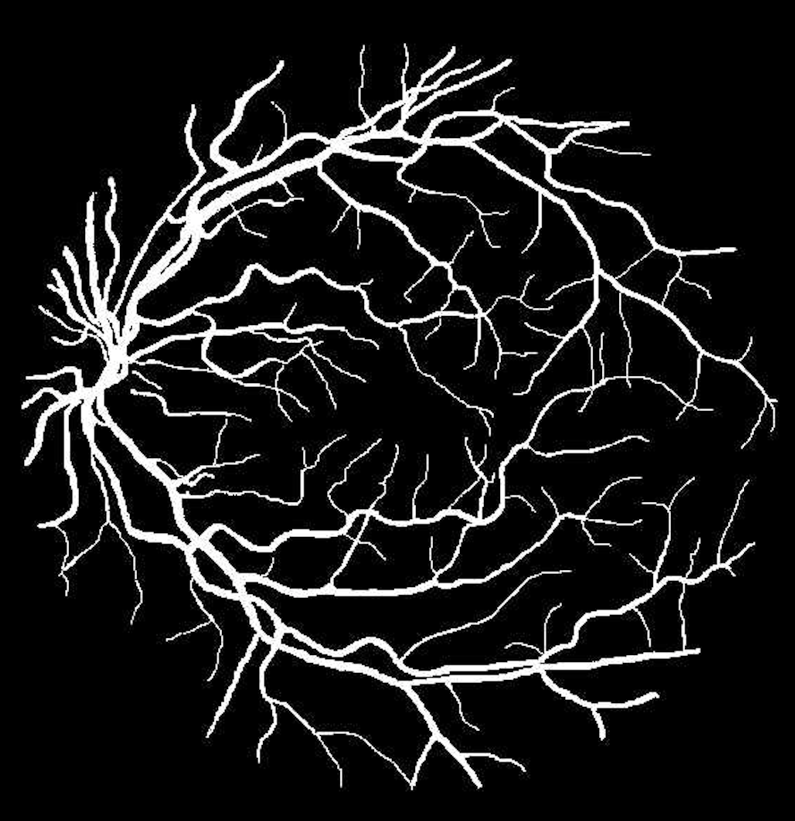
#> input picture vessel.png, 1590 x 1642 px (shown at 1/2 size)
$ python version2.py
#> lines starting #> are read from the running program, lines starting #| are printed output that depends on the picture; after the words box and inside, x2 and y2 are one past the last pixel; in counts of white or black regions, pixels touching at a corner belong together
"""
Uses recursive function to expand the maximum distance in a direction
Optimized codes
Uses image as visited sets

"""

import cv2
import copy
import numpy as np

vessel = cv2.imread("vessel.png")
#> vessel is the input picture: shape (1642, 1590, 3); mean B, G, R 26.7, 26.7, 26.7
paint = vessel.copy()

print(paint.shape)
#| (1642, 1590, 3)

map = vessel[:,:,0]
visited = np.zeros_like(map)
ret,map=cv2.threshold(map,100,255,cv2.THRESH_BINARY)
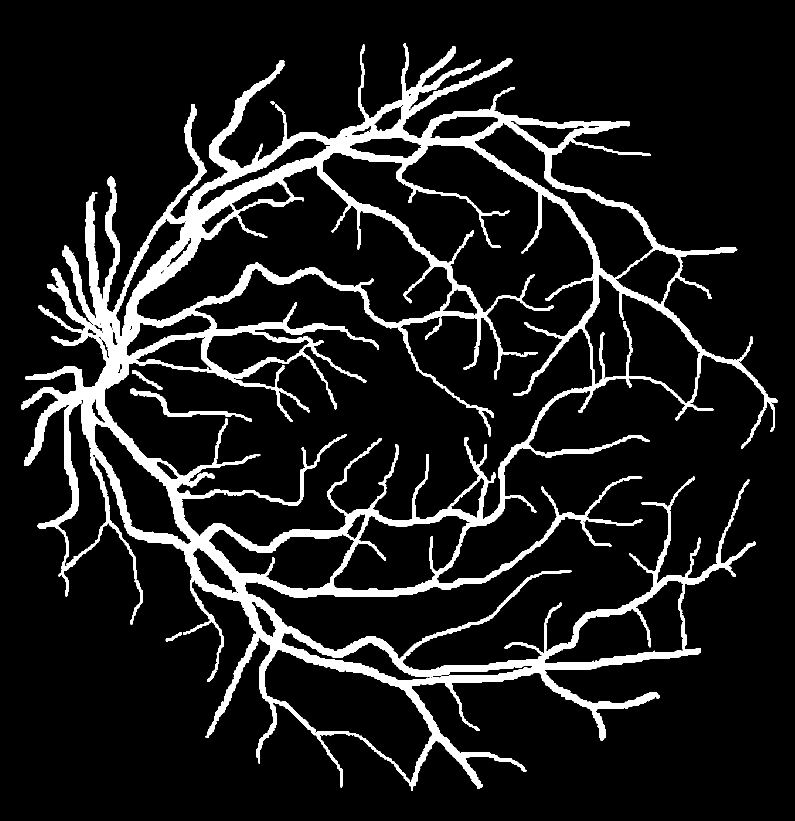
#> map: shape (1642, 1590) (shown at 1/2 size); 11.1% white; 9 white regions (1 under 20 px), largest, box (x1, y1, x2, y2) and area: (43, 86, 1556, 1581) 286029, (261, 777, 503, 844) 2012, (261, 1160, 285, 1250) 481

# [8 lines of commented-out code are left out]

init_point = (700, 230)
print(init_point)
cv2.circle(paint, (init_point[1],init_point[0]), 10, (255,0,0), 2)
#> paint: shape (1642, 1590, 3); 0.01% of pixels changed, all inside (x1, y1, x2, y2) = (219, 689, 242, 712)
cv2.imshow("vessel", paint)
cv2.waitKey(0)

def distance(x1,y1,x2,y2):
    return (x1-x2)**2 + (y1-y2)**2

step = 1
# visited = set()
father = dict()
waitList = [init_point]
father[init_point] = init_point
while len(waitList) > 0:

    print(waitList)
    i, j = waitList[0][0], waitList[0][1]

    # [5 lines of commented-out code are left out]
    paint[i][j] = (0, 0, 255)
#> paint: shape (1642, 1590, 3); mean B, G, R 26.7, 26.7, 26.7
    # cv2.circle(paint, (j,i), 3, (0, 255, 0), 2)
    if not waitList[0] in father:
        waitList.pop(0)
        continue
    father_i, father_j = father[waitList[0]][0], father[waitList[0]][1]
    cv2.line(paint, (father_j,father_i), (j,i), (0,255,0), 2)
#> paint: shape (1642, 1590, 3); mean B, G, R 26.7, 26.7, 26.7

    unit_vector = ((i-father_i)/(i**2+father_i**2)**0.5,(j-father_j)/(j**2+father_j**2)**0.5)
    # cv2.line(visited, (int(father_j+20*unit_vector[1]),int(father_i+20*unit_vector[0])), (j,i), (255,255,255), 3)
    cv2.line(visited, (father_j,father_i), (j,i), (255,255,255), 1)
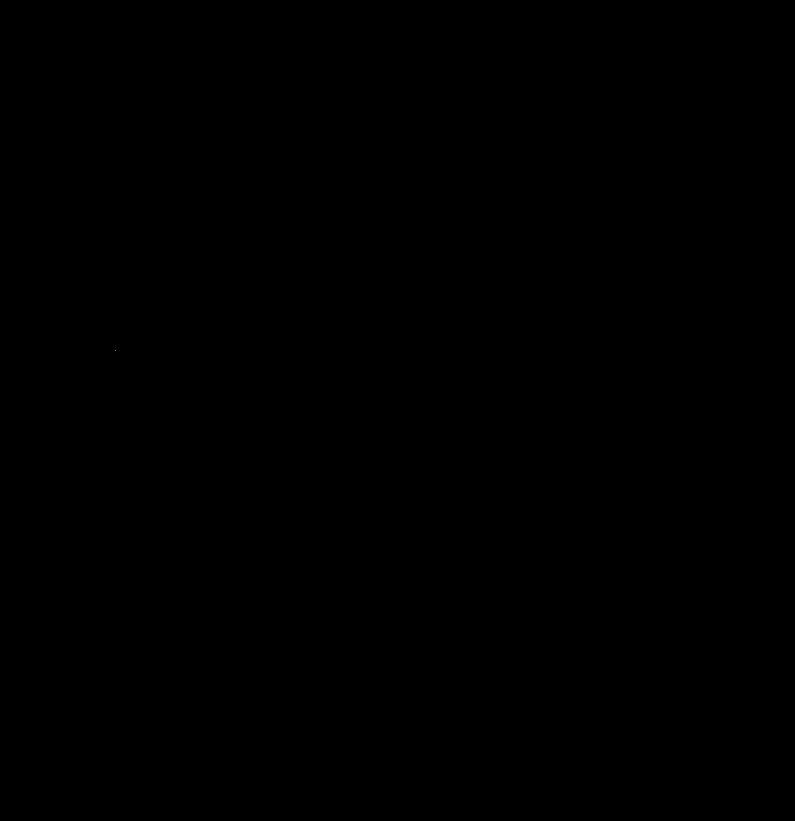
#> visited: shape (1642, 1590) (shown at 1/2 size); 0% white in thin lines or dots, all inside (x1, y1, x2, y2) = (230, 700, 231, 701)

    # cv2.circle(visited, (father_j, father_i), 3, (0, 0, 0), -1)
    # cv2.circle(visited, (j, i), 3, (0, 0, 0), -1)

    del father[waitList[0]]

    cv2.imshow("vessel", paint)
    # cv2.imshow("vessel", visited)
    cv2.waitKey(1)

    branch = 0

    def expand(i, j, di, dj):
        if visited[i+di][j+dj] > 0:
            # print("********************")
            return None
        if not (0 <= i+di < len(map) and 0<= j+dj <len(map[0])):
            return None
        if map[i+di][j+dj] > 0 and visited[i+di][j+dj] == 0:
            # visited.add((i+di,j+dj))
            return expand(i+di, j+dj, di, dj)
        else:
            return (i, j)


    for direction in [(-step, -step), (-step, 0), (-step, step), (0, -step), (0, step), (step, -step), (step, 0), (step, step)]:
        print(direction)
        end = expand(i, j, direction[0], direction[1])
        if end != None and end != (i, j):
            if distance(i,j,end[0],end[1]) < 10:
                continue
            father[end] = (i, j)
            waitList.append(end)
            branch += 1


    # [40 lines of commented-out code are left out]
    print(branch)
    # if branch > 5:
    #     cv2.circle(paint, (j, i), 3, (0, 0, 255), 2)

    waitList.pop(0)


cv2.imshow("vessel", paint)
cv2.waitKey(0)
